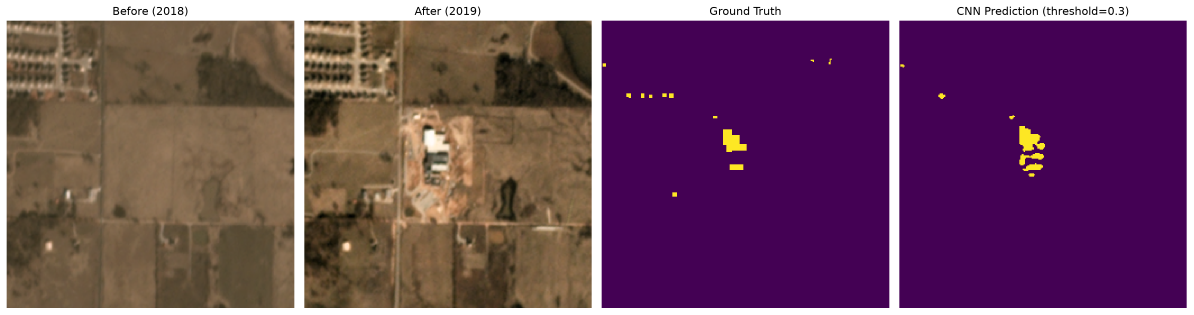
#> input picture best_interval_prediction.png, 3580 x 944 px (shown at 1/3 size)
$ python -i tiled_inference.py   (imports and definitions only)
#> lines starting #> are read from the running program, lines starting #| are printed output that depends on the picture
import os
import cv2
import numpy as np
from PIL import Image
from shapely.geometry import Polygon
from ultralytics import YOLO

def enhance_satellite_contrast(img_rgb, clip_limit=2.0):
    """
    Applies adaptive histogram equalization (CLAHE) in LAB color space
    to dramatically improve contrast in hazy, low-dynamic-range, or shadow regions.
    """
#> called with clip_limit = 2
    try:
        lab = cv2.cvtColor(img_rgb, cv2.COLOR_RGB2LAB)
#> lab: shape (944, 3580, 3); mean of channels 0, 1, 2 92.3, 147.7, 122.5
        l, a, b = cv2.split(lab)
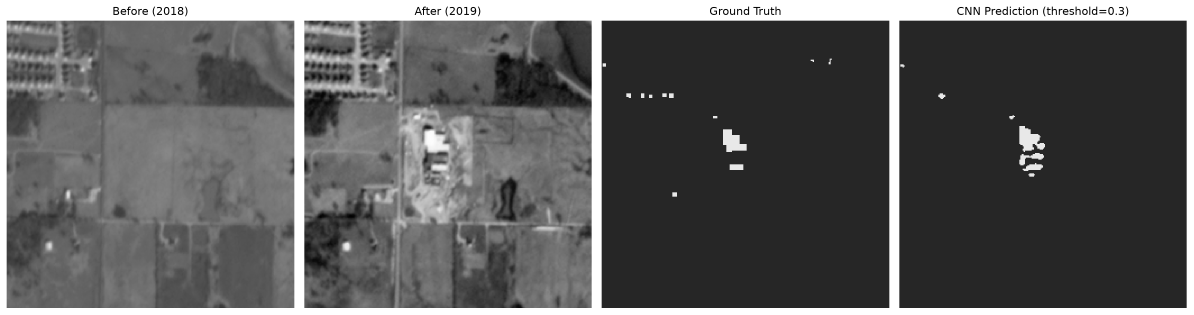
#> l: shape (944, 3580) (shown at 1/3 size); min 0, max 255, mean 92.3
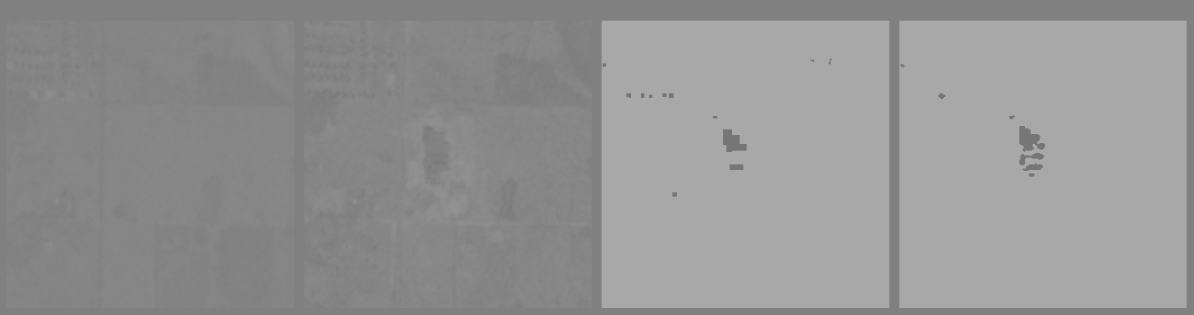
#> a: shape (944, 3580) (shown at 1/3 size); min 118, max 168, mean 147.7
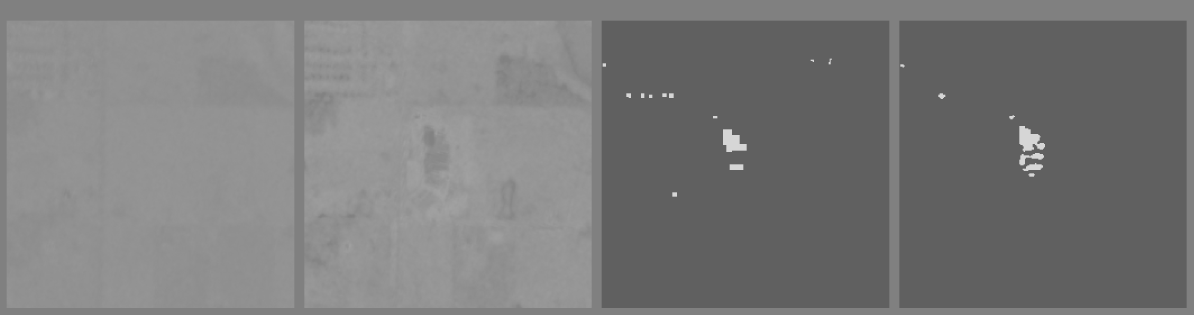
#> b: shape (944, 3580) (shown at 1/3 size); min 96, max 214, mean 122.5
        clahe = cv2.createCLAHE(clipLimit=clip_limit, tileGridSize=(8, 8))
        l_enh = clahe.apply(l)
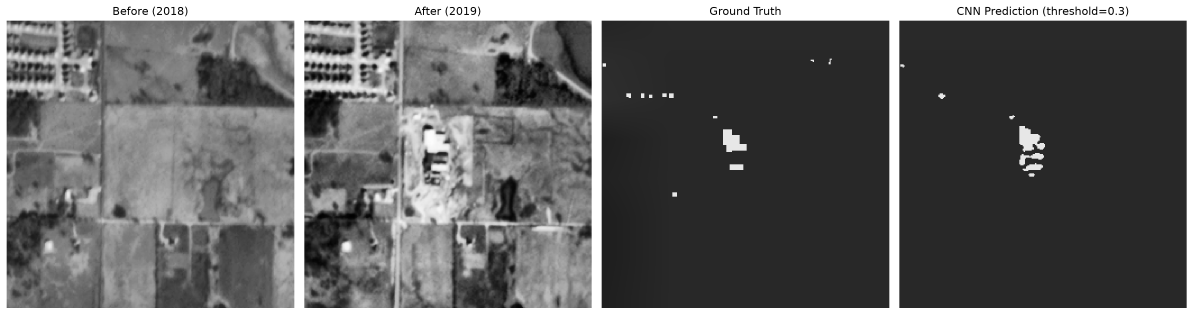
#> l_enh: shape (944, 3580) (shown at 1/3 size); min 0, max 255, mean 99.7
        return cv2.cvtColor(cv2.merge((l_enh, a, b)), cv2.COLOR_LAB2RGB)
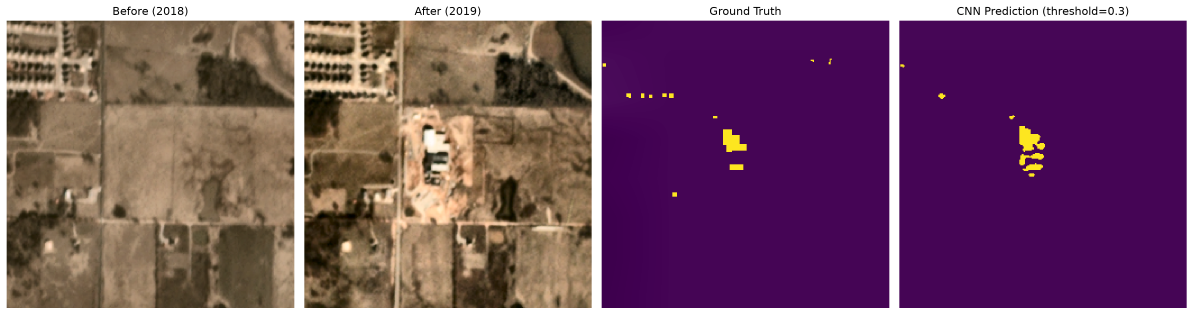
#> returned value: shape (944, 3580, 3) (shown at 1/3 size); mean R, G, B 117.9, 79.7, 102
    except Exception:
        return img_rgb

# [133 lines left out: functions polygon_iou, weighted_obb_fusion, not called in this run]

class TiledOBBInferrer:
    # [142 lines left out: functions __init__, predict_image, not called in this run]

>>> import cv2
>>> picture = cv2.cvtColor(cv2.imread('../../../best_interval_prediction.png'), cv2.COLOR_BGR2RGB)
>>> result = enhance_satellite_contrast(picture)

$ run again, on change_regions.png
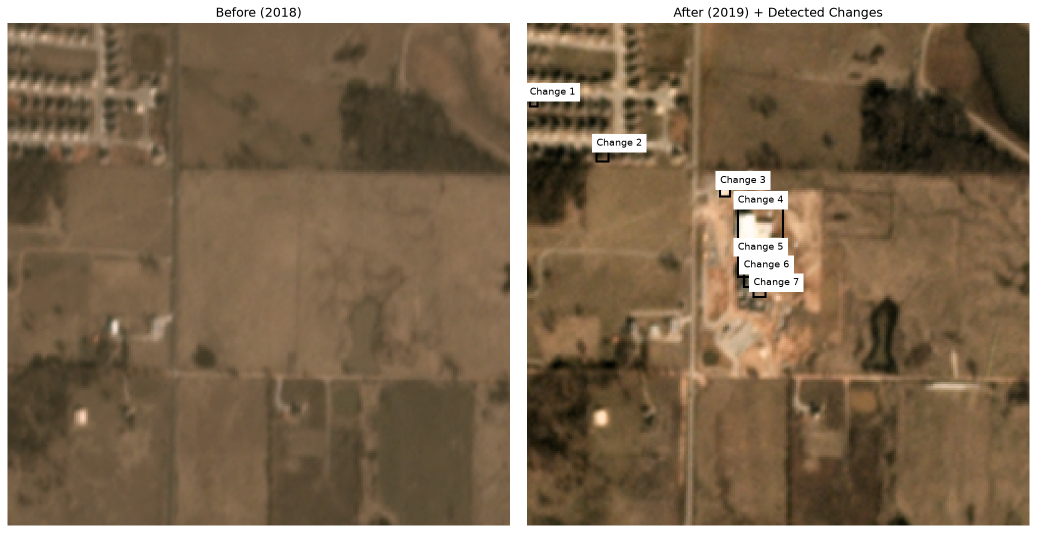
#> input picture change_regions.png, 2073 x 1066 px (shown at 1/2 size)
#> lab: shape (1066, 2073, 3); mean of channels 0, 1, 2 115.9, 132.6, 144.8
#> in enhance_satellite_contrast, `l_enh = clahe.apply(l)`:
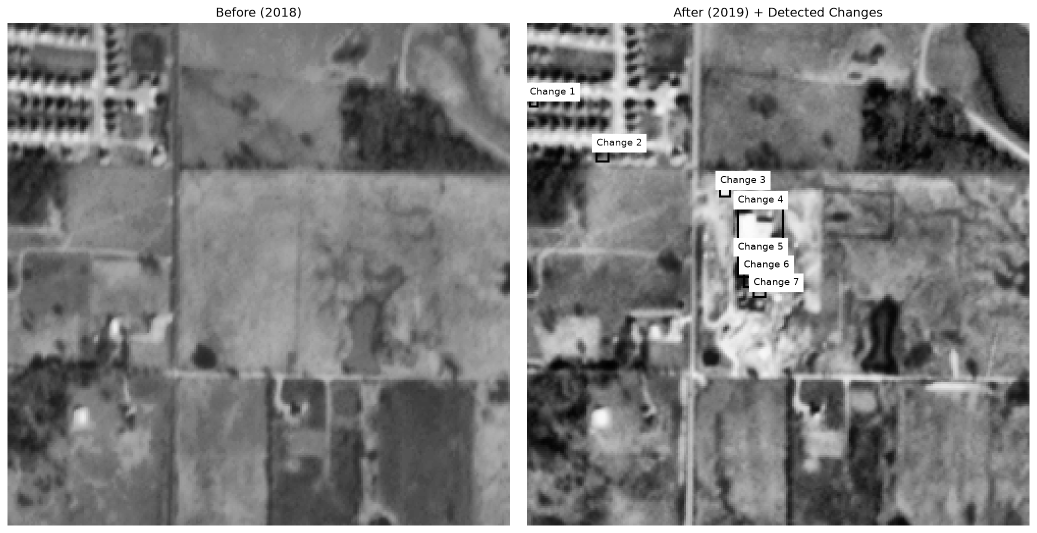
#> l_enh: shape (1066, 2073) (shown at 1/2 size); min 0, max 255, mean 128.6
#> in enhance_satellite_contrast, `return cv2.cvtColor(cv2.merge((l_enh, a, b)), cv2.COLOR_LAB2RGB)`:
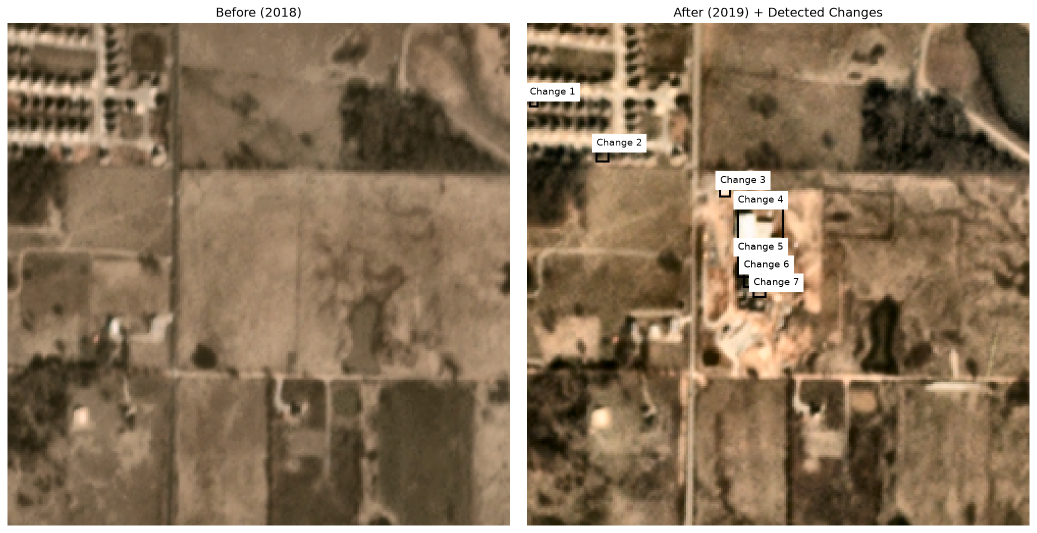
#> returned value: shape (1066, 2073, 3) (shown at 1/2 size); mean R, G, B 139.5, 118.8, 94.4

$ run again, on cnn_prediction.png
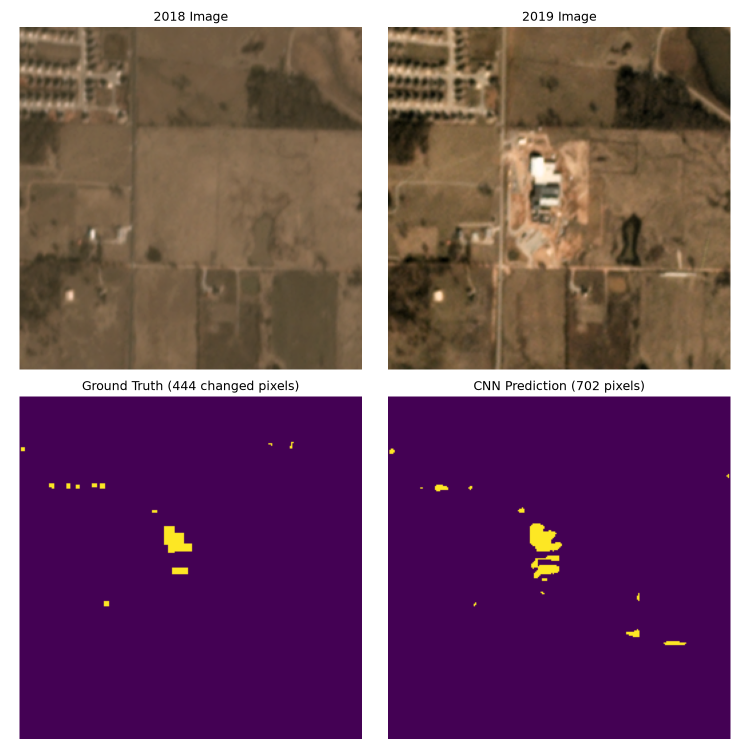
#> input picture cnn_prediction.png, 1500 x 1500 px (shown at 1/2 size)
#> lab: shape (1500, 1500, 3); mean of channels 0, 1, 2 100.6, 146.6, 122.9
#> in enhance_satellite_contrast, `l_enh = clahe.apply(l)`:
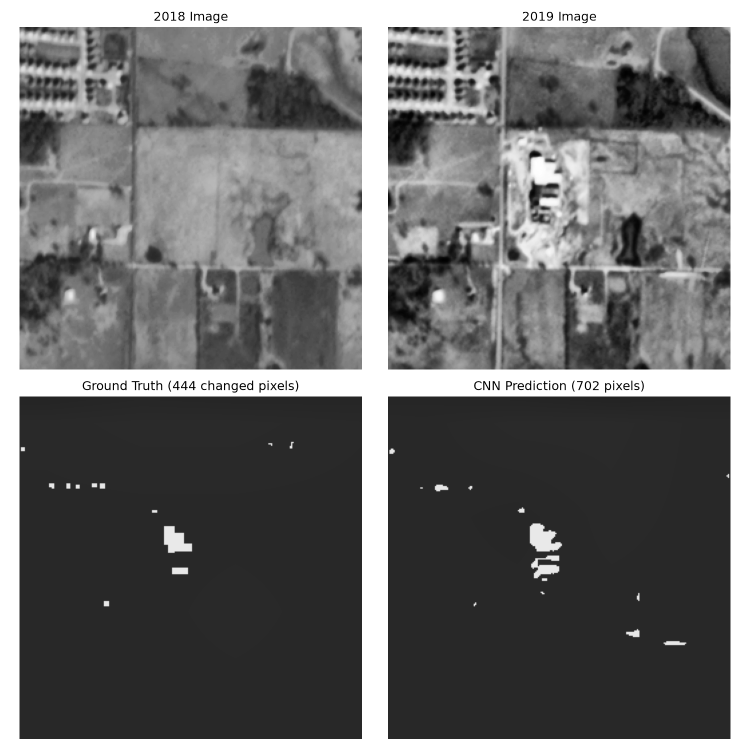
#> l_enh: shape (1500, 1500) (shown at 1/2 size); min 0, max 255, mean 108.2
#> in enhance_satellite_contrast, `return cv2.cvtColor(cv2.merge((l_enh, a, b)), cv2.COLOR_LAB2RGB)`:
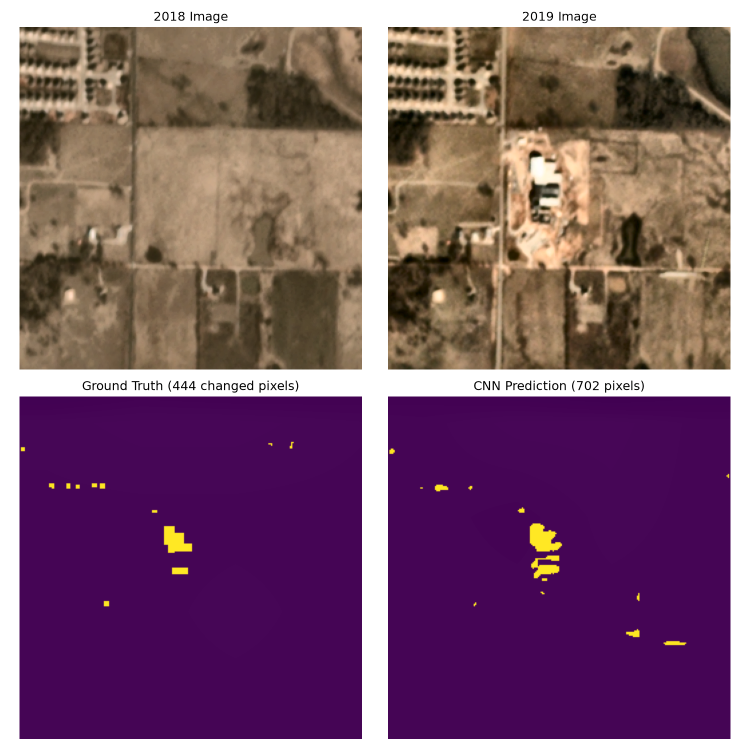
#> returned value: shape (1500, 1500, 3) (shown at 1/2 size); mean R, G, B 125.4, 89.2, 110.2

$ run again, on merged_regions_visual.png
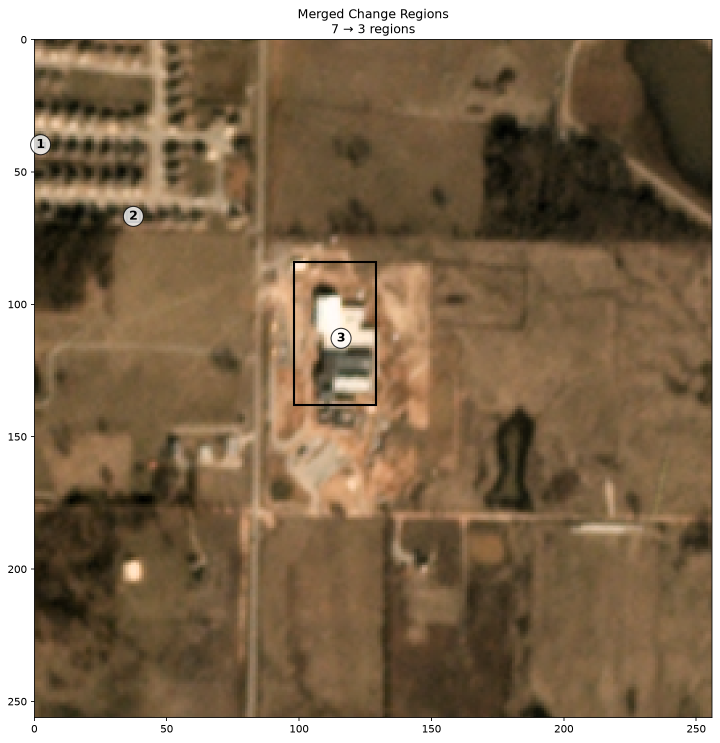
#> input picture merged_regions_visual.png, 1439 x 1485 px (shown at 1/2 size)
#> lab: shape (1485, 1439, 3); mean of channels 0, 1, 2 121.6, 132.8, 145.1
#> in enhance_satellite_contrast, `l_enh = clahe.apply(l)`:
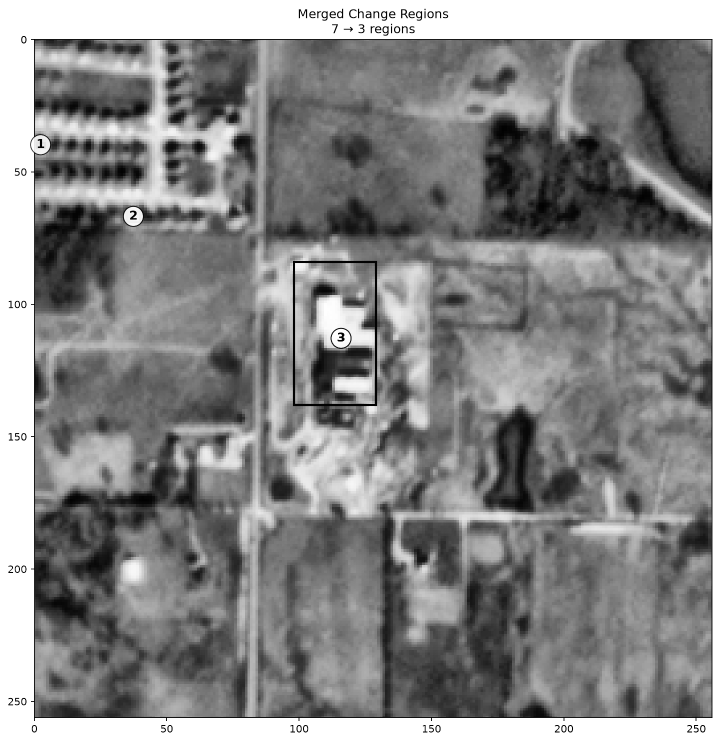
#> l_enh: shape (1485, 1439) (shown at 1/2 size); min 1, max 255, mean 134
#> in enhance_satellite_contrast, `return cv2.cvtColor(cv2.merge((l_enh, a, b)), cv2.COLOR_LAB2RGB)`:
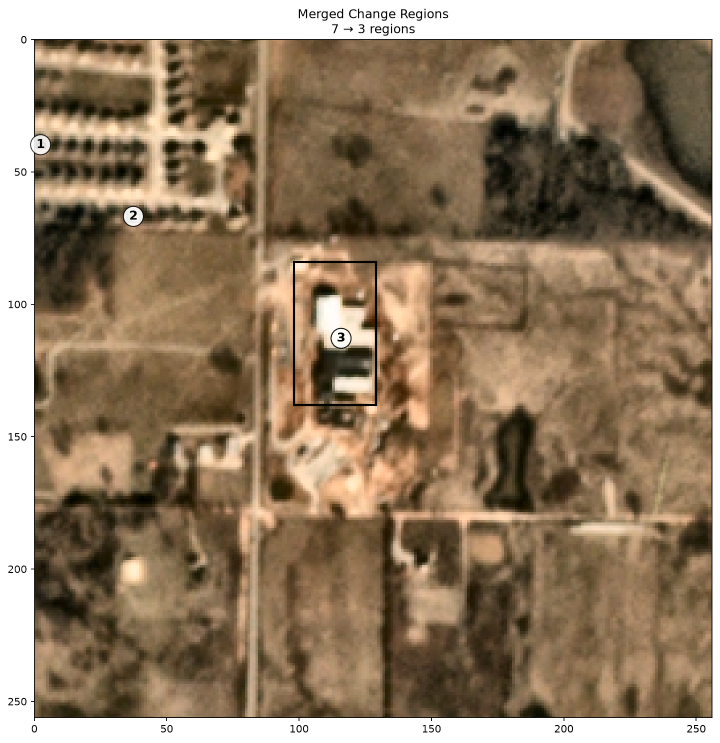
#> returned value: shape (1485, 1439, 3) (shown at 1/2 size); mean R, G, B 145.7, 124.5, 99.6
